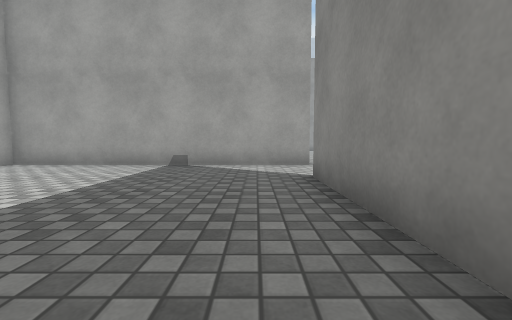
[1] (above)

15 first-person views from a walk through a 3-D level made in the Unity game engine. The camera is 0.68 m above the floor, tilts 4° down and sees 90° across. The floor is counted in squares, 1 m on a side. Each view is taken from the middle of a square. On the plan, view 1 faces up. The plan holds only what a view shows up to about 9 squares ahead; the rest is blank. The place goes on beyond the plan. The player is left out. Surface patterns are stand-ins for the level's own textures.

[2]
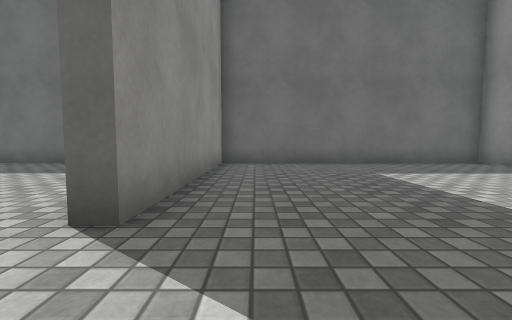

[3]
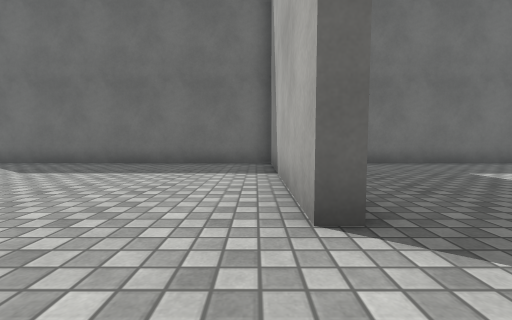

[4]
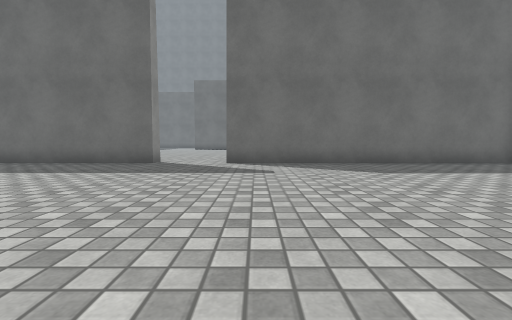

[5]
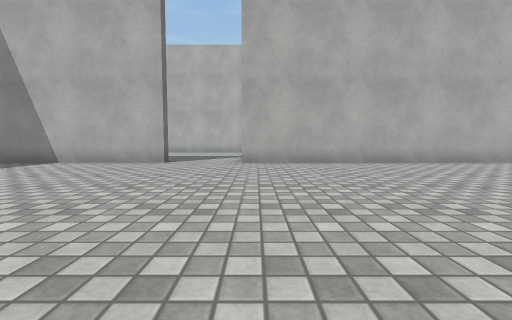

[6]
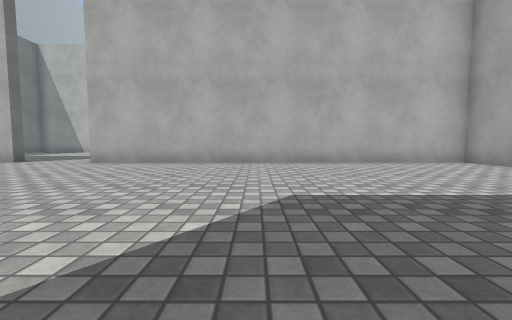

[7]
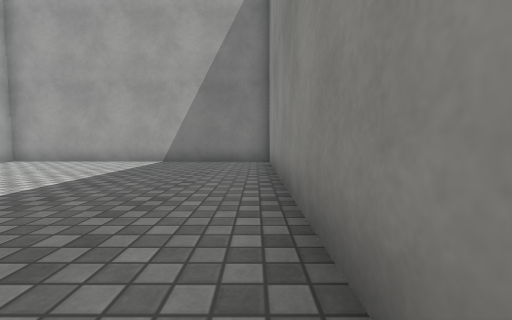

[8]
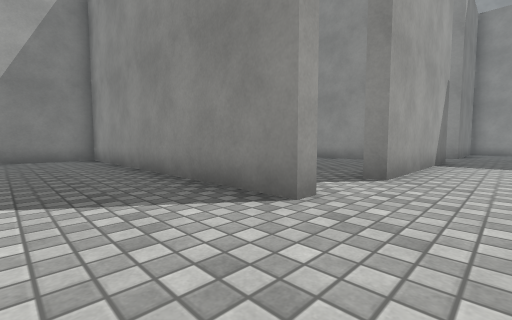

[9]
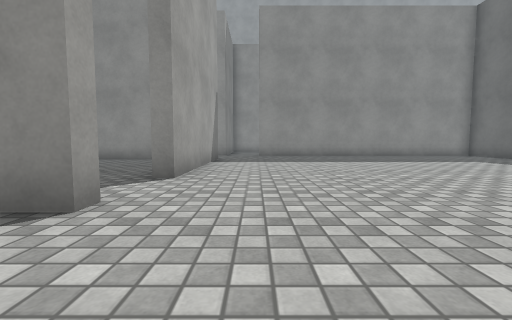

[10]
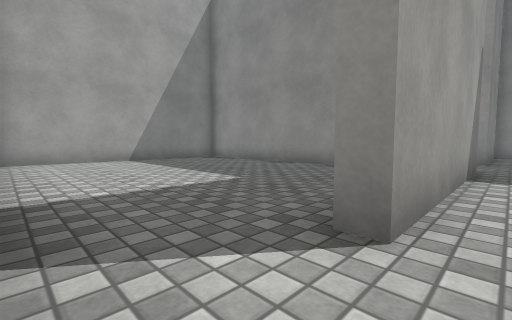

[11]
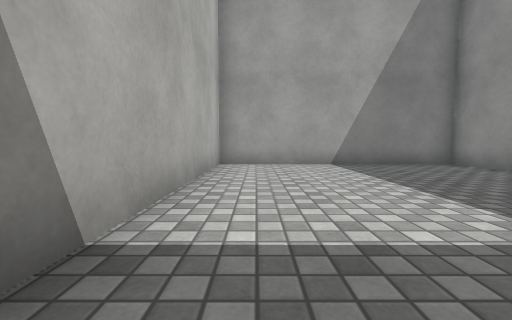

[12]
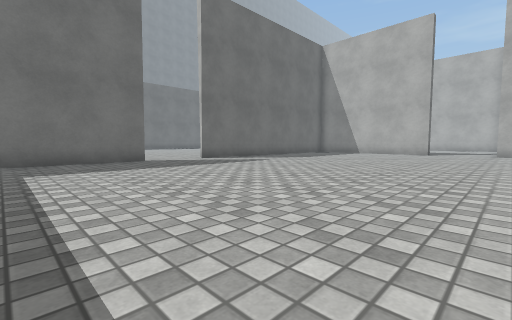

[13]
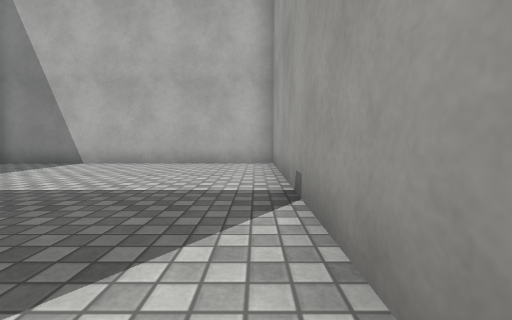

[14]
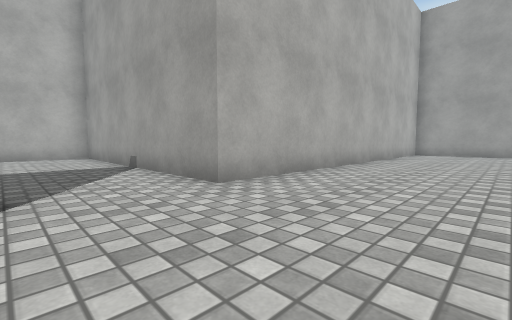

[15]
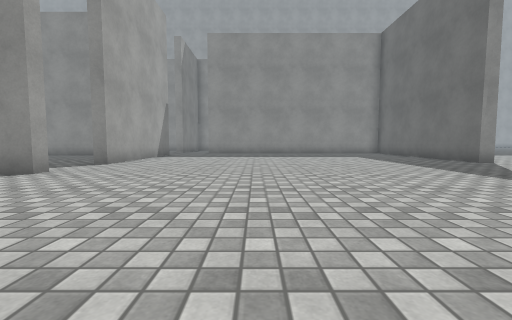

### Floor plan
Points are (right, up) in squares from view 1. A wall is a line through its corners. A room is listed if a view was taken in it or the views show most of it. See-through windows are left out.
Room 1 (views 1, 2, 3, 4, 5, 6, 7, 8, 9, 10, 12, 13, 14, 15)
walls: (11, 10.8) (10.4, 10.8) (10.5, 19.9) (1.5, 19.9) (1.6, 7.5) (-7.2, 7.6) (-7.2, -1.2) (1.1, -1.2) (1.1, 5) (1.6, 5) (1.6, -1.2) (11, -1.3); (13.2, -1.8) (13.3, -1.3) (17.6, -1.3); (17.6, 10.5) (12.8, 10.5)
ways out: opening at (12, 11) to room 2; opening at (12, -2)
Room 2 (view 11)
walls: (12.8, 10.5) (12.8, 11); (17.6, 19.8) (10.9, 19.9) (10.9, 13)
ways out: opening at (12, 11) to room 1

Positions as (right, up) in squares from view 1, and headings:
1: (0, 0), facing up
2: (0, 7), facing down
3: (2, 7), facing down
4: (10, 7), facing down
5: (10, 8), facing left
6: (10, 13), facing left
7: (10, 11), facing up
8: (8, 9), facing up-right
9: (8, 9), facing right
10: (11, 10), facing up-right
11: (12, 12), facing up
12: (17, 8), facing down-left
13: (1, 7), facing left
14: (5, 5), facing up-left
15: (5, 6), facing right
